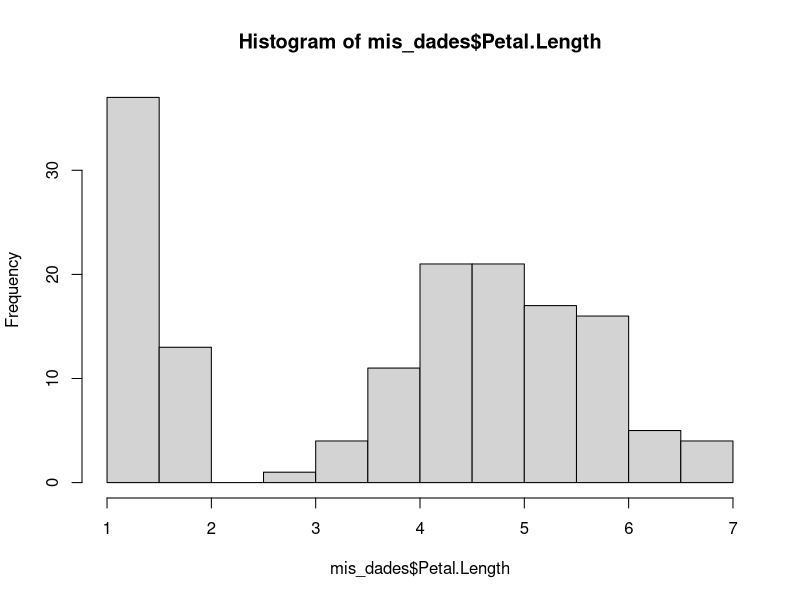
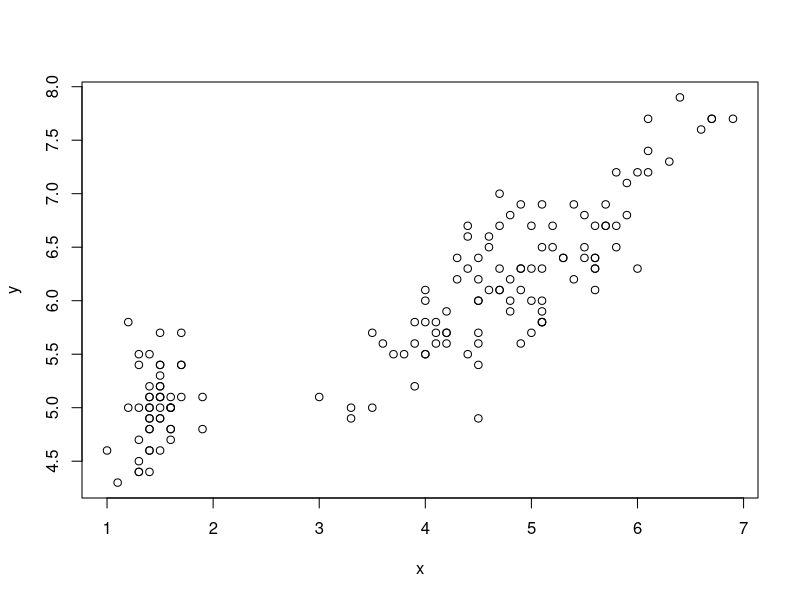
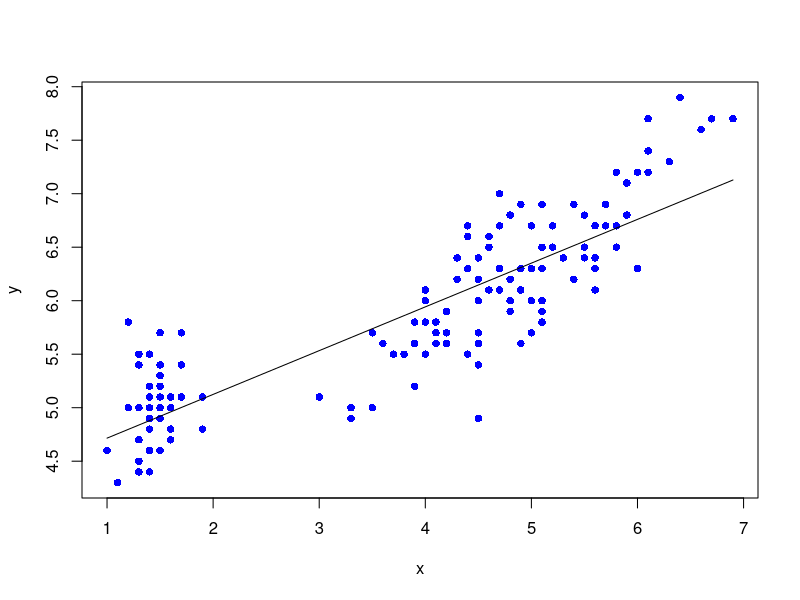

These charts were generated, in order, by the following R code: (Note: this script raises an error after producing the figures.)
mis_dades <- iris
dim(mis_dades)
names(mis_dades)

mean(mis_dades$Petal.Length)
sd(mis_dades$Petal.Length) #desviació tipica
hist(mis_dades$Petal.Length) #histograma

x <- mis_dades$Petal.Length
y <- mis_dades$Sepal.Length
plot(x,y) #dibuix

m <- sum(x-mean(x))*(y-mean(y))/sum((x-mean(x))^2)
b <- mean(y)-mean(x)

m*1.5+b

mod <- lm(y~x) #regresio lineal --lm
summary(mod) #resumen estadístico del modelo de regresión lineal

ypredict <- predict(mod, data.frame(x=x))

plot(x,y, col="blue",pch=16)
lines(x,ypredict,col="black")

#coeficiente de determinación
Rsq=sum((yppredict-mean(y))^2)/sum((y-mean(y))^2)
Rsq


